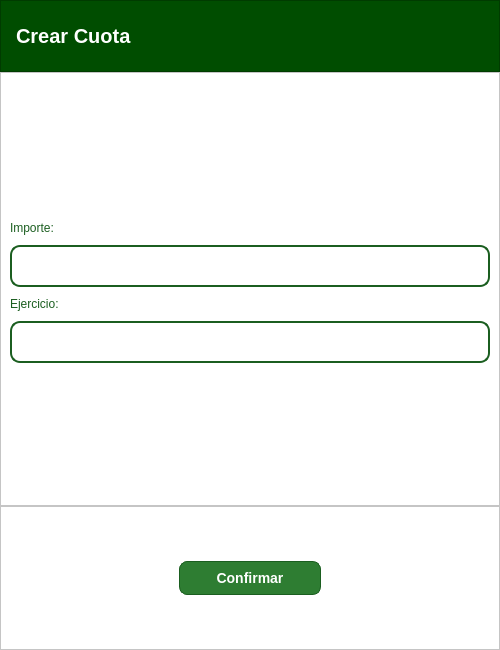
<?xml version="1.0" encoding="UTF-8"?>
<ui version="4.0">
 <class>Dialog</class>
 <widget class="QDialog" name="Dialog">
  <property name="geometry">
   <rect>
    <x>0</x>
    <y>0</y>
    <width>500</width>
    <height>650</height>
   </rect>
  </property>
  <property name="windowTitle">
   <string>Dialog</string>
  </property>
  <layout class="QVBoxLayout" name="verticalLayout" stretch="1,6,2">
   <property name="spacing">
    <number>0</number>
   </property>
   <property name="leftMargin">
    <number>0</number>
   </property>
   <property name="topMargin">
    <number>0</number>
   </property>
   <property name="rightMargin">
    <number>0</number>
   </property>
   <property name="bottomMargin">
    <number>0</number>
   </property>
   <item>
    <widget class="QFrame" name="frame_superior">
     <property name="styleSheet">
      <string notr="true">#frame_superior{
	background-color: #004d00
}

#titulo{
	color: white; 
	font-size: 20px; 
	font-weight: bold; 
}</string>
     </property>
     <property name="frameShape">
      <enum>QFrame::StyledPanel</enum>
     </property>
     <property name="frameShadow">
      <enum>QFrame::Raised</enum>
     </property>
     <layout class="QHBoxLayout" name="horizontalLayout">
      <property name="leftMargin">
       <number>15</number>
      </property>
      <item>
       <widget class="QLabel" name="titulo">
        <property name="text">
         <string>Crear Cuota</string>
        </property>
       </widget>
      </item>
      <item>
       <spacer name="horizontalSpacer">
        <property name="orientation">
         <enum>Qt::Horizontal</enum>
        </property>
        <property name="sizeHint" stdset="0">
         <size>
          <width>457</width>
          <height>20</height>
         </size>
        </property>
       </spacer>
      </item>
     </layout>
    </widget>
   </item>
   <item>
    <widget class="QFrame" name="frame_2">
     <property name="styleSheet">
      <string notr="true">.QFrame{
	background-color:white;
}

.QLabel{
	color: #1b5e20;
}

/* --- Estilo Base para TODOS los inputs (Linea 2, Linea 3, Linea 4, Linea 5, Linea 6) --- */
QLineEdit, QComboBox, QDateEdit, QPlainTextEdit {
    border: 2px solid #1b5e20; /* El borde verde oscuro */
    border-radius: 10px;        /* Bordes bien redondeados */
    padding: 10px 15px;         /* Aire dentro de la caja */
    color: #333333;             /* Color del texto que escribe el usuario */
    font-size: 14px;
}

/* Efecto al pasar el ratón (Hover) y al hacer clic (Focus) */
QLineEdit:hover, QComboBox:hover, QDateEdit:hover, QPlainTextEdit:focus {
    background-color: #f9f9f9; /* Un gris casi imperceptible */
    border-color: #4caf50;      /* Verde más brillante */
}

/* --- Estilo para el texto de ayuda (Placeholder gris) --- */
/* (Para QLineEdit, QDateEdit y QPlainTextEdit) */
QLineEdit::placeholder, QPlainTextEdit::placeholder {
    color: #888888; /* Gris suave */
    font-style: italic; /* Un toque de estilo */
}

QComboBox::drop-down {
    border: none;
    width: 30px;
}

/* Estilo de la flechita (puedes usar una imagen o un caracter) */
QComboBox::down-arrow {
    width: 12px;
    height: 12px;
}

/* --- Título &quot;Sexo del animal:&quot; --- */
QLabel#lbl_sexo_titulo {
    color: #1b5e20;
    font-weight: bold;
    font-size: 14px;
    margin-bottom: 5px;
}

/* --- Estilo para los Checkboxes (Macho / Hembra) --- */
QCheckBox {
    color: #333333;
    font-size: 14px;
    spacing: 10px; /* Espacio entre el cuadro y el texto */
}

/* Estilo del cuadradito del Checkbox */
QCheckBox::indicator {
    width: 20px;
    height: 20px;
    border: 2px solid #1b5e20;
    border-radius: 5px;
    background-color: white;
}

/* Cuando está marcado (Checked) */
QCheckBox::indicator:checked {
    background-color: #1b5e20; /* Fondo verde completo */
}

/* Estilo del botón desplegable (la zona de clic) */
QDateEdit::drop-down {
    subcontrol-origin: padding;
    subcontrol-position: top right;
    width: 275px; /* Lo hacemos ancho para que sea fácil de clicar */
    border-left: 1px solid #dcdcdc; /* Una rayita separadora */
    border-top-right-radius: 10px;
    border-bottom-right-radius: 10px;
	border-top-left-radius: 10px;
    border-bottom-left-radius: 10px;
}

/* Cambiar la flecha por un &quot;icono&quot; visual */
QDateEdit::down-arrow {
    image: url(:/iconos/calendario.png);/* Icono */
    width: 30px;
    height: 30px;
}

/* Estilo general del CheckBox (el texto y el espacio) */
QCheckBox {
    color: #333333;
    font-size: 14px;
    font-weight: 500;
    spacing: 8px; /* Espacio entre el cuadro y el texto &quot;Macho/Hembra&quot; */
    padding: 5px;
}

/* 1. El cuadro (indicador) en estado normal */
QCheckBox::indicator {
    width: 22px;
    height: 22px;
    border: 2px solid #1b5e20; /* Borde verde oscuro igual que los inputs */
    border-radius: 6px;        /* Bordes suavemente redondeados */
    background-color: white;
}

/* 2. Cuando pasas el ratón por encima (Hover) */
QCheckBox::indicator:hover {
    border-color: #4caf50;      /* Verde más claro */
    background-color: #f1f8e9; /* Un toque de fondo verdoso muy suave */
}

/* 3. Cuando está MARCADO (Checked) */
QCheckBox::indicator:checked {
    background-color: #1b5e20; /* Fondo verde sólido */
    border-color: #1b5e20;
    /* Aquí definimos el &quot;check&quot; blanco. 
       Si no tienes una imagen, podemos usar un estilo de borde para simularlo, 
       pero lo mejor es usar un icono PNG blanco */
    image: url(assets/check_blanco.png); 
}

/* 4. Cuando está marcado y pasas el ratón */
QCheckBox::indicator:checked:hover {
    background-color: #2e7d32;
    border-color: #2e7d32;
}

/* 5. Estado deshabilitado (por si acaso) */
QCheckBox:disabled {
    color: #aaaaaa;
}

QCheckBox::indicator:disabled {
    border-color: #cccccc;
    background-color: #eeeeee;
}</string>
     </property>
     <property name="frameShape">
      <enum>QFrame::StyledPanel</enum>
     </property>
     <property name="frameShadow">
      <enum>QFrame::Raised</enum>
     </property>
     <layout class="QVBoxLayout" name="verticalLayout_2">
      <property name="spacing">
       <number>10</number>
      </property>
      <property name="topMargin">
       <number>15</number>
      </property>
      <item>
       <spacer name="verticalSpacer">
        <property name="orientation">
         <enum>Qt::Vertical</enum>
        </property>
        <property name="sizeHint" stdset="0">
         <size>
          <width>20</width>
          <height>40</height>
         </size>
        </property>
       </spacer>
      </item>
      <item>
       <widget class="QLabel" name="label_importe">
        <property name="text">
         <string>Importe:</string>
        </property>
       </widget>
      </item>
      <item>
       <widget class="QLineEdit" name="input_importe"/>
      </item>
      <item>
       <widget class="QLabel" name="label_ejercicio">
        <property name="maximumSize">
         <size>
          <width>16777215</width>
          <height>75</height>
         </size>
        </property>
        <property name="text">
         <string>Ejercicio:</string>
        </property>
       </widget>
      </item>
      <item>
       <widget class="QLineEdit" name="input_ejercicio">
        <property name="maximumSize">
         <size>
          <width>550</width>
          <height>16777215</height>
         </size>
        </property>
       </widget>
      </item>
      <item>
       <spacer name="verticalSpacer_2">
        <property name="orientation">
         <enum>Qt::Vertical</enum>
        </property>
        <property name="sizeHint" stdset="0">
         <size>
          <width>20</width>
          <height>40</height>
         </size>
        </property>
       </spacer>
      </item>
     </layout>
    </widget>
   </item>
   <item>
    <widget class="QFrame" name="frame">
     <property name="styleSheet">
      <string notr="true">.QFrame{
	background-color: white;
}

/* Estilo general del botón en estado normal */
QPushButton {
    background-color: #2e7d32; /* Un verde más suave y oscuro, tipo &quot;Forest Green&quot; */
    color: white; /* Texto blanco */
    border: 1px solid #1b5e20; /* Un borde sutil aún más oscuro */
    border-radius: 8px; /* Bordes redondeados modernos */
    font-size: 14px;
    font-weight: bold; /* Texto en negrita */
    padding-top: 8px; /* &quot;Aire&quot; arriba y abajo */
    padding-bottom: 8px;
    padding-left: 20px; /* &quot;Aire&quot; a los lados */
    padding-right: 20px;
    min-width: 100px; /* Ancho mínimo para que no se encoja mucho */
}

/* Efecto al pasar el ratón (Hover) */
QPushButton:hover {
    background-color: #388e3c; /* Un verde un poco más claro al hacer hover */
    border: 1px solid #2e7d32;
}

/* Efecto al hacer clic (Pressed) */
QPushButton:pressed {
    background-color: #1b5e20; /* Más oscuro aún cuando está pulsado */
    padding-top: 10px; /* Efecto sutil de presión */
    padding-bottom: 6px;
}</string>
     </property>
     <property name="frameShape">
      <enum>QFrame::StyledPanel</enum>
     </property>
     <property name="frameShadow">
      <enum>QFrame::Raised</enum>
     </property>
     <layout class="QHBoxLayout" name="horizontalLayout_2">
      <item>
       <spacer name="horizontalSpacer_2">
        <property name="orientation">
         <enum>Qt::Horizontal</enum>
        </property>
        <property name="sizeHint" stdset="0">
         <size>
          <width>207</width>
          <height>20</height>
         </size>
        </property>
       </spacer>
      </item>
      <item>
       <widget class="QPushButton" name="btn_cuota">
        <property name="text">
         <string>Confirmar</string>
        </property>
       </widget>
      </item>
      <item>
       <spacer name="horizontalSpacer_3">
        <property name="orientation">
         <enum>Qt::Horizontal</enum>
        </property>
        <property name="sizeHint" stdset="0">
         <size>
          <width>207</width>
          <height>20</height>
         </size>
        </property>
       </spacer>
      </item>
     </layout>
    </widget>
   </item>
  </layout>
 </widget>
 <resources/>
 <connections/>
</ui>
